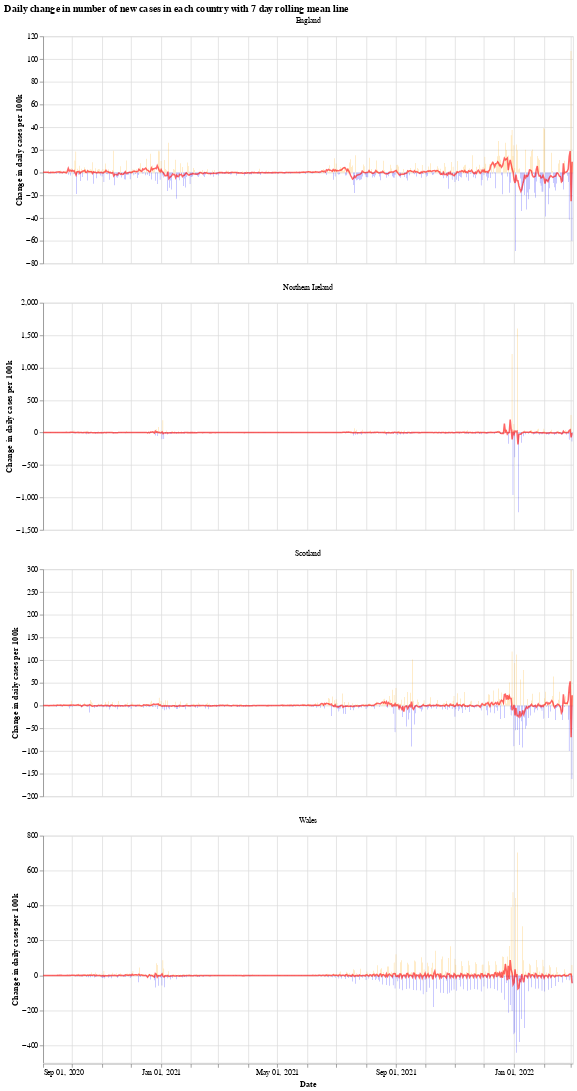

Notebook source saved alongside this figure:
### Markdown cell above
We will use the Python library `Altair` for visualising the data, see the [altair docs](https://altair-viz.github.io/) for more information.

First we have a graph which shows the daily change in the number of new cases for each country. This number jumps up and down all over the place, which is likely due to delay in reporting of new cases over the weekend. Another interesting thing is that it looks like the daily cases in Wales experienced a much shorter period of calm over the summer (calm in the sense of daily cases not jumping up and down).

The orange bars are days when the number of new cases (per 100k population) was more than the previous day, while the blue are days when the number of new cases dropped. The red line is the 7 day moving average. 

When the moving average line is below 0, it means that there is a consistent drop in new cases. We can see this clearly happening around the times that lockdowns were introduced (though, to varying degrees). I will update the graphs soon with a marker of when each lockdown started.

### Code cell
# collapse
import altair as alt

bars = alt.Chart(uk_cases).mark_bar().encode(
    x=alt.X("yearmonthdate(date):T", axis=alt.Axis(title='Date')),
    y=alt.Y("casesChangeRate:Q", axis=alt.Axis(title='Change in daily cases per 100k')),
    tooltip='casesChange',
    color=alt.condition(
        alt.datum.casesChangeRate > 0,
        alt.value("orange"),  # The positive color
        alt.value("blue")  # The negative color
    )
).properties(title='Daily change in number of new cases with 7 day rolling mean',width=700).interactive()

line = alt.Chart(uk_cases).mark_line(
    color='red',
    size=2,
    opacity=0.6
).transform_window(
    rolling_mean='mean(casesChangeRate)',
    frame=[0, 7],
    groupby=['areaName']
).encode(
    x='yearmonthdate(date):T',
    y='rolling_mean:Q'
)

alt.layer(bars, line, data=uk_cases).facet(alt.Column(
    'areaName', title=''), columns=1).resolve_scale(y='independent').properties(title='Daily change in number of new cases in each country with 7 day rolling mean line')

### Figure 1 — Vega-Lite specification as saved in the notebook (floating-point values rounded to 4 significant figures; data arrays with more than 128 entries replaced by an {"elided": "..."} marker saying what was removed)
{"config": {"view": {"continuousWidth": 400, "continuousHeight": 300}}, "data": {"name": "data-fc3c6dcdb6c60709ea384412d47505a9"}, "facet": {"type": "nominal", "field": "areaName", "title": ""}, "spec": {"layer": [{"mark": "bar", "encoding": {"color": {"condition": {"value": "orange", "test": "(datum.casesChangeRate > 0)"}, "value": "blue"}, "tooltip": {"type": "quantitative", "field": "casesChange"}, "x": {"type": "temporal", "axis": {"title": "Date"}, "field": "date", "timeUnit": "yearmonthdate"}, "y": {"type": "quantitative", "axis": {"title": "Change in daily cases per 100k"}, "field": "casesChangeRate"}}, "selection": {"selector001": {"type": "interval", "bind": "scales", "encodings": ["x", "y"]}}, "title": "Daily change in number of new cases with 7 day rolling mean", "width": 700}, {"mark": {"type": "line", "color": "red", "opacity": 0.6, "size": 2}, "encoding": {"x": {"type": "temporal", "field": "date", "timeUnit": "yearmonthdate"}, "y": {"type": "quantitative", "field": "rolling_mean"}}, "transform": [{"window": [{"op": "mean", "field": "casesChangeRate", "as": "rolling_mean"}], "frame": [0, 7], "groupby": ["areaName"]}]}]}, "columns": 1, "resolve": {"scale": {"y": "independent"}}, "title": "Daily change in number of new cases in each country with 7 day rolling mean line", "$schema": "https://vega.github.io/schema/vega-lite/v4.8.1.json", "datasets": {"data-fc3c6dcdb6c60709ea384412d47505a9": {"elided": "2192 records"}}}
